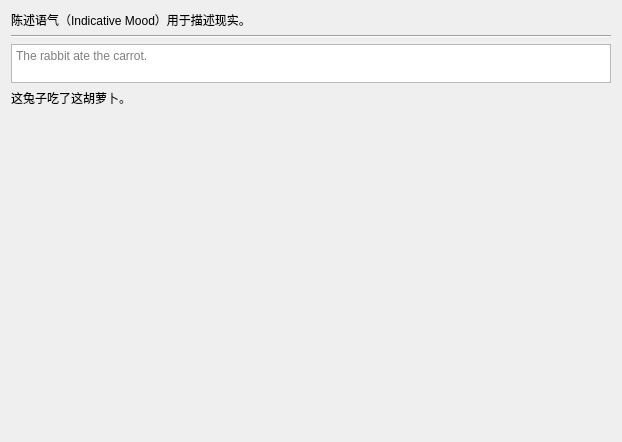
         <widget class="QWidget" name="page_2">
          <layout class="QVBoxLayout" name="verticalLayout_39">
           <item>
            <layout class="QVBoxLayout" name="verticalLayout_38">
             <item>
              <widget class="QLabel" name="label_90">
               <property name="text">
                <string>陈述语气（Indicative Mood）用于描述现实。</string>
               </property>
              </widget>
             </item>
             <item>
              <widget class="Line" name="line_10">
               <property name="orientation">
                <enum>Qt::Horizontal</enum>
               </property>
              </widget>
             </item>
             <item>
              <widget class="QTextEdit" name="textEdit_70">
               <property name="minimumSize">
                <size>
                 <width>600</width>
                 <height>0</height>
                </size>
               </property>
               <property name="maximumSize">
                <size>
                 <width>39</width>
                 <height>39</height>
                </size>
               </property>
               <property name="placeholderText">
                <string>The rabbit ate the carrot.</string>
               </property>
              </widget>
             </item>
             <item>
              <widget class="QLabel" name="label_91">
               <property name="text">
                <string>这兔子吃了这胡萝卜。</string>
               </property>
              </widget>
             </item>
             <item>
              <spacer name="verticalSpacer_28">
               <property name="orientation">
                <enum>Qt::Vertical</enum>
               </property>
               <property name="sizeHint" stdset="0">
                <size>
                 <width>20</width>
                 <height>40</height>
                </size>
               </property>
              </spacer>
             </item>
            </layout>
           </item>
           <item>
            <spacer name="verticalSpacer_27">
             <property name="orientation">
              <enum>Qt::Vertical</enum>
             </property>
             <property name="sizeHint" stdset="0">
              <size>
               <width>17</width>
               <height>284</height>
              </size>
             </property>
            </spacer>
           </item>
          </layout>
         </widget>
